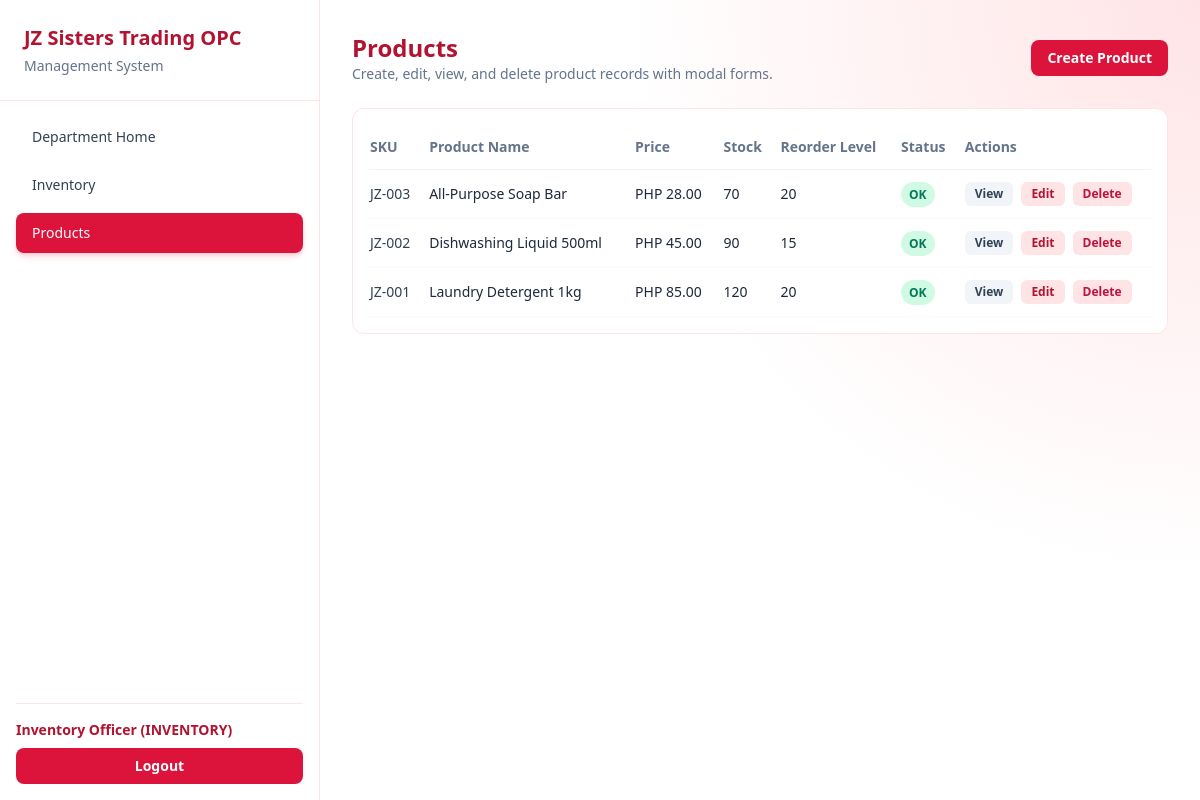
/department/products.php (signed in), run on the app's committed database.
### tables this page shows
CREATE TABLE `products` (
  `id` int(11) NOT NULL,
  `sku` varchar(50) NOT NULL,
  `product_name` varchar(150) NOT NULL,
  `description` text DEFAULT NULL,
  `price` decimal(12,2) NOT NULL DEFAULT 0.00,
  `stock_qty` int(11) NOT NULL DEFAULT 0,
  `reorder_level` int(11) NOT NULL DEFAULT 10,
  `created_at` timestamp NOT NULL DEFAULT current_timestamp()
);

### includes/helpers.php (called while the page is built, shortened)
<?php
function e($value)
{
    return htmlspecialchars((string)$value, ENT_QUOTES, 'UTF-8');
}
function format_currency($amount)
{
    return 'PHP ' . number_format((float)$amount, 2);
}
function status_badge_class($status)
{
    $map = [
        'APPROVED' => 'bg-emerald-100 text-emerald-700',
        'REJECTED' => 'bg-rose-100 text-rose-700',
        'PENDING' => 'bg-amber-100 text-amber-700',
        'PAID' => 'bg-emerald-100 text-emerald-700',
        'UNPAID' => 'bg-rose-100 text-rose-700',
        'ORDER_CONFIRMED' => 'bg-amber-100 text-amber-700',
        'ORDER_COMPLETE' => 'bg-emerald-100 text-emerald-700',
        'LOW' => 'bg-amber-100 text-amber-700',
        'OK' => 'bg-emerald-100 text-emerald-700',
        'SENT_TO_RECEIVING' => 'bg-sky-100 text-sky-700',
        'RETURNED' => 'bg-rose-100 text-rose-700',
        'STORED' => 'bg-emerald-100 text-emerald-700',
    ];
    return $map[$status] ?? 'bg-slate-100 text-slate-700';
}

### department/products.php (the view, shortened to what this page needs)
<?php
require_once __DIR__ . '/../includes/bootstrap.php';
$products = $pdo->query('SELECT * FROM products ORDER BY id DESC')->fetchAll();
include __DIR__ . '/../partials/header.php';
?>
<div class="space-y-6">
    <div class="flex flex-wrap items-center justify-between gap-3">
        <div>
            <h2 class="text-2xl font-bold text-brand-700">Products</h2>
            <p class="text-sm text-slate-500">Create, edit, view, and delete product records with modal forms.</p>
        </div>
        <button data-modal-open="create-product-modal" class="rounded-lg bg-brand-600 px-4 py-2 text-sm font-semibold text-white hover:bg-brand-700">Create Product</button>
    </div>
    <div class="rounded-xl border border-brand-100 bg-white p-4 overflow-x-auto">
        <table class="min-w-full text-sm">
            <thead>
            <tr class="border-b border-slate-100 text-left text-slate-500">
                <th class="py-3 pr-3">SKU</th>
                <th class="py-3 pr-3">Product Name</th>
                <th class="py-3 pr-3">Price</th>
                <th class="py-3 pr-3">Stock</th>
                <th class="py-3 pr-3">Reorder Level</th>
                <th class="py-3 pr-3">Status</th>
                <th class="py-3">Actions</th>
            </tr>
            </thead>
            <tbody>
            <?php if (!$products): ?>
                <tr><td class="py-4 text-slate-500" colspan="7">No products found.</td></tr>
            <?php else: ?>
                <?php foreach ($products as $product): ?>
                    <?php $stockStatus = ((int)$product['stock_qty'] <= (int)$product['reorder_level']) ? 'LOW' : 'OK'; ?>
                    <tr class="border-b border-slate-50">
                        <td class="py-3 pr-3 font-medium text-slate-700"><?= e($product['sku']); ?></td>
                        <td class="py-3 pr-3"><?= e($product['product_name']); ?></td>
                        <td class="py-3 pr-3"><?= e(format_currency($product['price'])); ?></td>
                        <td class="py-3 pr-3"><?= (int)$product['stock_qty']; ?></td>
                        <td class="py-3 pr-3"><?= (int)$product['reorder_level']; ?></td>
                        <td class="py-3 pr-3">
                            <span class="rounded-full px-2 py-1 text-xs font-semibold <?= e(status_badge_class($stockStatus)); ?>"><?= e($stockStatus); ?></span>
                        </td>
                        <td class="py-3">
                            <div class="flex flex-wrap gap-2">
                                <button data-modal-open="view-product-<?= (int)$product['id']; ?>" class="rounded-md bg-slate-100 px-2.5 py-1 text-xs font-semibold text-slate-700 hover:bg-slate-200">View</button>
                                <button data-modal-open="edit-product-<?= (int)$product['id']; ?>" class="rounded-md bg-brand-100 px-2.5 py-1 text-xs font-semibold text-brand-700 hover:bg-brand-200">Edit</button>
                                <button data-modal-open="delete-product-<?= (int)$product['id']; ?>" class="rounded-md bg-rose-100 px-2.5 py-1 text-xs font-semibold text-rose-700 hover:bg-rose-200">Delete</button>
                            </div>
                        </td>
                    </tr>
                <?php endforeach; ?>
            <?php endif; ?>
            </tbody>
        </table>
    </div>
</div>
<?php include __DIR__ . '/../partials/footer.php'; ?>

### partials/header.php (style rules this page uses)
.page-bg { background: radial-gradient(circle at top right, #ffe4e6 0%, #ffffff 40%, #ffffff 100%); }

### data on the page
products: sku "JZ-003", product_name "All-Purpose Soap Bar", price "PHP 28.00", stock_qty "70", reorder_level "20", stockStatus "OK"
products: sku "JZ-002", product_name "Dishwashing Liquid 500ml", price "PHP 45.00", stock_qty "90", reorder_level "15", stockStatus "OK"
products: sku "JZ-001", product_name "Laundry Detergent 1kg", price "PHP 85.00", stock_qty "120", reorder_level "20", stockStatus "OK"

### other printed values
$item['label'] "Department Home"
$item['label'] "Inventory"
$item['label'] "Products"
$displayName "Inventory Officer"
$role "INVENTORY"
